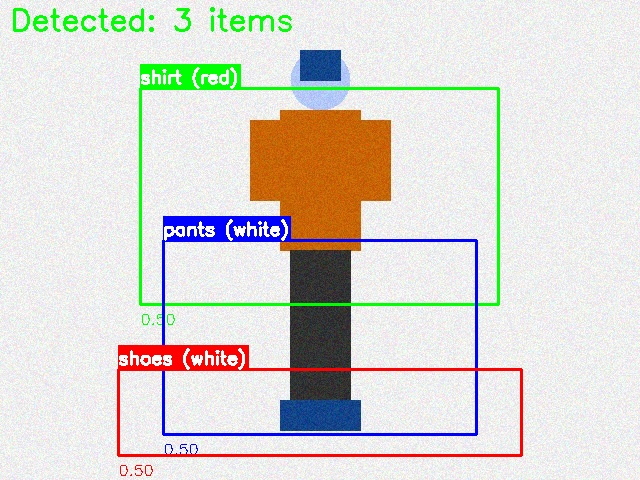
#> input picture improved_test_person_image.jpg, 640 x 480 px
$ python -i accurate_detection.py   (imports and definitions only)
#> lines starting #> are read from the running program, lines starting #| are printed output that depends on the picture; after the words box and inside, x2 and y2 are one past the last pixel; in counts of white or black regions, pixels touching at a corner belong together
#> further down, picture is the input picture: shape (480, 640, 3); mean B, G, R 211, 216.7, 219.2
"""
Accurate Fashion Detection System
Only detects clothing items on the person's body, not background objects
"""

import cv2
import numpy as np
import time
import logging
from typing import Dict, List, Tuple, Optional

# Configure logging
# [1 line not run here, left out]
logger = logging.getLogger(__name__)

class AccurateFashionDetector:
    """Accurate fashion detector that only identifies clothing on the person"""

    def __init__(self):
        # Initialize detection parameters
        self.min_confidence = 0.3
        self.nms_threshold = 0.3

        # Person detection parameters - use simple center tracking
        self.use_simple_tracking = True

        # Clothing detection regions (relative to person bounding box)
        # Adjusted to skip head/face area
        self.clothing_regions = {
            'shirt': {'y_ratio': (0.25, 0.55), 'x_ratio': (0.2, 0.8)},  # Chest/torso only
            'pants': {'y_ratio': (0.60, 0.85), 'x_ratio': (0.25, 0.75)},  # Waist to thighs
            'shoes': {'y_ratio': (0.90, 1.0), 'x_ratio': (0.15, 0.85)},  # Bottom only
        }

        # Color ranges for clothing detection (HSV)
        self.clothing_colors = {
            'shirt': {
                'grey': [(0, 0, 50), (180, 30, 150)],
                'white': [(0, 0, 150), (180, 30, 255)],
                'blue': [(100, 50, 50), (130, 255, 255)],
                'red': [(0, 50, 50), (10, 255, 255)],
                'green': [(40, 50, 50), (80, 255, 255)],
                'black': [(0, 0, 0), (180, 255, 50)],
            },
            'pants': {
                'blue': [(100, 50, 50), (130, 255, 255)],
                'black': [(0, 0, 0), (180, 255, 50)],
                'grey': [(0, 0, 50), (180, 30, 150)],
                'brown': [(10, 50, 50), (20, 255, 200)],
            },
            'shoes': {
                'black': [(0, 0, 0), (180, 255, 50)],
                'white': [(0, 0, 150), (180, 30, 255)],
                'brown': [(10, 50, 50), (20, 255, 200)],
                'blue': [(100, 50, 50), (130, 255, 255)],
            }
        }

        logger.info("Accurate Fashion Detector initialized")

    def detect_person_accurately(self, frame: np.ndarray) -> Optional[Tuple[int, int, int, int]]:
        """Detect person using simple edge detection for movement tracking"""
        height, width = frame.shape[:2]
#> height = 480; width = 640

        # Convert to grayscale
        gray = cv2.cvtColor(frame, cv2.COLOR_BGR2GRAY)
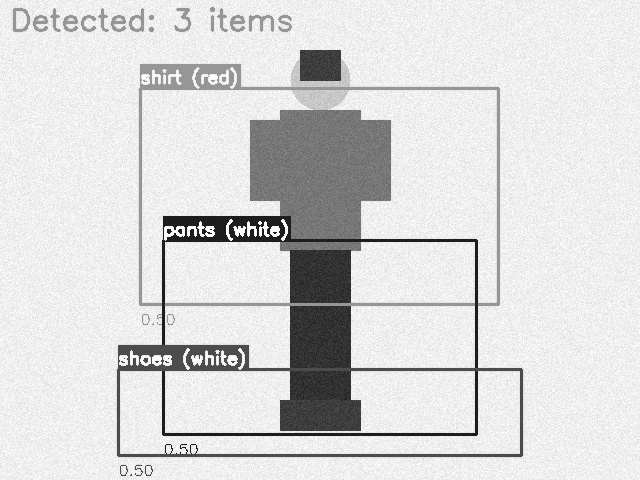
#> gray: shape (480, 640); min 22, max 255, mean 216.8

        # Apply Gaussian blur
        blurred = cv2.GaussianBlur(gray, (5, 5), 0)
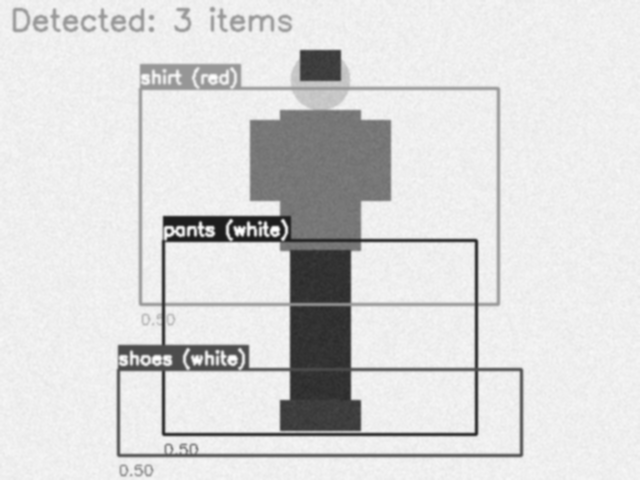
#> blurred: shape (480, 640); min 29, max 254, mean 216.8

        # Use Canny edge detection
        edges = cv2.Canny(blurred, 30, 100)
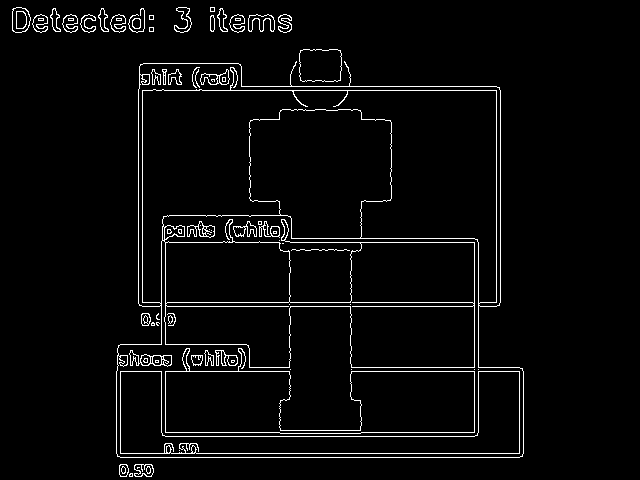
#> edges: shape (480, 640); 3.5% white in thin lines or dots, all inside (x1, y1, x2, y2) = (12, 7, 524, 477)

        # Dilate edges to connect them
        kernel = np.ones((15, 15), np.uint8)
        dilated = cv2.dilate(edges, kernel, iterations=2)
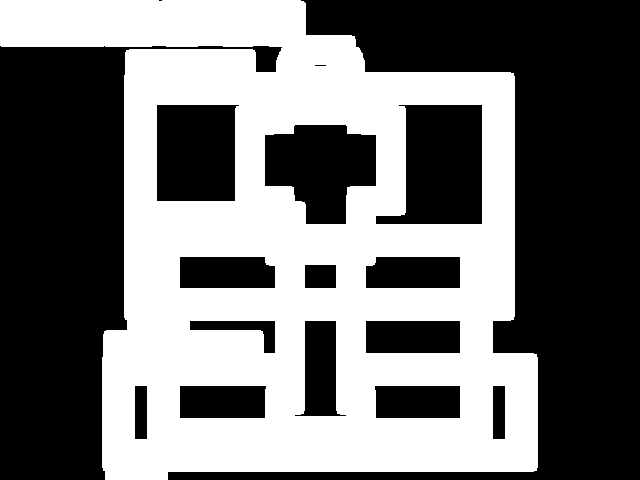
#> dilated: shape (480, 640); 44.7% white; 1 white region

        # Find contours
        contours, _ = cv2.findContours(dilated, cv2.RETR_EXTERNAL, cv2.CHAIN_APPROX_SIMPLE)
#> contours = 1 contour; box (x1, y1, x2, y2) and area: (0, 0, 538, 480) 180792

        if contours:
            # Get the largest contour
            largest = max(contours, key=cv2.contourArea)
#> largest = contour of 121 points, box (x1, y1, x2, y2) (0, 0, 538, 480), area 180792

            if cv2.contourArea(largest) > 20000:
                x, y, w, h = cv2.boundingRect(largest)
#> x = 0; y = 0; w = 538; h = 480

                # Add padding
                padding = 40
                x = max(0, x - padding)
                y = max(0, y - padding)
                w = min(width - x, w + 2 * padding)
#> w = 618
                h = min(height - y, h + 2 * padding)

                return (x, y, w, h)

        # Fallback to center if no detection
        margin_x = int(width * 0.2)
        return (margin_x, 0, width - 2 * margin_x, height)

    def extract_clothing_region(self, frame: np.ndarray, person_bbox: Tuple[int, int, int, int],
                              clothing_type: str) -> Optional[np.ndarray]:
        """Extract specific clothing region from person"""
        x, y, w, h = person_bbox
        region_info = self.clothing_regions.get(clothing_type)

        if not region_info:
            return None

        # Calculate region coordinates
        y_start = y + int(h * region_info['y_ratio'][0])
        y_end = y + int(h * region_info['y_ratio'][1])
        x_start = x + int(w * region_info['x_ratio'][0])
        x_end = x + int(w * region_info['x_ratio'][1])

        # Ensure valid coordinates
        y_start = max(0, y_start)
        y_end = min(frame.shape[0], y_end)
        x_start = max(0, x_start)
        x_end = min(frame.shape[1], x_end)

        if y_end <= y_start or x_end <= x_start:
            return None

        return frame[y_start:y_end, x_start:x_end]

    def analyze_clothing_color(self, region: np.ndarray, clothing_type: str) -> Optional[Dict]:
        """Analyze clothing region for color with improved accuracy"""
        if region is None or region.size == 0:
            return None

        # Resize region for consistent analysis
        if region.shape[0] < 20 or region.shape[1] < 20:
            return None

        # Convert to multiple color spaces for better detection
        hsv = cv2.cvtColor(region, cv2.COLOR_BGR2HSV)
        lab = cv2.cvtColor(region, cv2.COLOR_BGR2LAB)

        # Enhanced color detection with better ranges
        color_detectors = {
            'white': lambda: self._detect_white(hsv, lab),
            'black': lambda: self._detect_black(hsv, lab),
            'grey': lambda: self._detect_grey(hsv, lab),
            'blue': lambda: self._detect_blue(hsv),
            'red': lambda: self._detect_red(hsv),
            'green': lambda: self._detect_green(hsv),
            'brown': lambda: self._detect_brown(hsv),
            'yellow': lambda: self._detect_yellow(hsv),
            'purple': lambda: self._detect_purple(hsv),
            'orange': lambda: self._detect_orange(hsv),
            'pink': lambda: self._detect_pink(hsv),
        }

        best_color = None
        best_confidence = 0

        # Test each color
        for color_name, detector in color_detectors.items():
            try:
                confidence = detector()
                if confidence > best_confidence:
                    best_confidence = confidence
                    best_color = color_name
            except Exception as e:
                logger.debug(f"Error detecting {color_name}: {e}")
                continue

        # If we found ANY color with reasonable confidence, return it
        # Otherwise use simple dominant color fallback
        if best_color and best_confidence > self.min_confidence:
            return {
                'color': best_color,
                'confidence': best_confidence
            }
        elif best_color and best_confidence > 0.15:  # Lower fallback threshold
            return {
                'color': best_color,
                'confidence': best_confidence
            }
        else:
            # Always use simple dominant color detection
            avg_color_per_row = np.average(region, axis=0)
            avg_color = np.average(avg_color_per_row, axis=0)
            b, g, r = avg_color

            # Convert to HSV for better classification
            bgr_pixel = np.uint8([[[b, g, r]]])
            hsv_pixel = cv2.cvtColor(bgr_pixel, cv2.COLOR_BGR2HSV)[0][0]
            h, s, v = hsv_pixel

            # Classify based on HSV
            if s < 30:  # Low saturation = grayscale
                if v > 180:
                    fallback_color = 'white'
                elif v < 70:
                    fallback_color = 'black'
                else:
                    fallback_color = 'grey'
            elif h < 10 or h > 170:
                fallback_color = 'red'
            elif 10 <= h < 25:
                fallback_color = 'brown'
            elif 25 <= h < 40:
                fallback_color = 'yellow'
            elif 40 <= h < 80:
                fallback_color = 'green'
            elif 80 <= h < 130:
                fallback_color = 'blue'
            elif 130 <= h < 150:
                fallback_color = 'purple'
            elif 150 <= h < 170:
                fallback_color = 'pink'
            else:
                fallback_color = 'grey'

            return {
                'color': fallback_color,
                'confidence': 0.7
            }

    def _detect_white(self, hsv, lab):
        """Detect white clothing"""
        _, _, v = cv2.split(hsv)
        l, _, _ = cv2.split(lab)
        # White has high V and high L
        white_mask = cv2.bitwise_and(v > 180, l > 180)
        return cv2.countNonZero(white_mask) / (hsv.shape[0] * hsv.shape[1])

    def _detect_black(self, hsv, lab):
        """Detect black clothing"""
        _, _, v = cv2.split(hsv)
        l, _, _ = cv2.split(lab)
        # Black has low V and low L
        black_mask = cv2.bitwise_and(v < 70, l < 70)
        return cv2.countNonZero(black_mask) / (hsv.shape[0] * hsv.shape[1])

    def _detect_grey(self, hsv, lab):
        """Detect grey clothing"""
        _, s, v = cv2.split(hsv)
        # Grey has low saturation and medium value
        grey_mask = cv2.bitwise_and(s < 40, cv2.bitwise_and(v > 70, v < 180))
        return cv2.countNonZero(grey_mask) / (hsv.shape[0] * hsv.shape[1])

    def _detect_blue(self, hsv):
        """Detect blue clothing"""
        h, s, v = cv2.split(hsv)
        # Blue hue range: 100-130
        blue_mask = cv2.bitwise_and(cv2.bitwise_and(h > 100, h < 130), s > 50)
        return cv2.countNonZero(blue_mask) / (hsv.shape[0] * hsv.shape[1])

    def _detect_red(self, hsv):
        """Detect red clothing"""
        h, s, v = cv2.split(hsv)
        # Red wraps around: 0-10 and 170-180
        red_mask1 = cv2.bitwise_and(cv2.bitwise_and(h < 10, s > 50), v > 50)
        red_mask2 = cv2.bitwise_and(cv2.bitwise_and(h > 170, s > 50), v > 50)
        red_mask = cv2.bitwise_or(red_mask1, red_mask2)
        return cv2.countNonZero(red_mask) / (hsv.shape[0] * hsv.shape[1])

    def _detect_green(self, hsv):
        """Detect green clothing"""
        h, s, v = cv2.split(hsv)
        # Green hue range: 40-80
        green_mask = cv2.bitwise_and(cv2.bitwise_and(h > 40, h < 80), s > 50)
        return cv2.countNonZero(green_mask) / (hsv.shape[0] * hsv.shape[1])

    def _detect_brown(self, hsv):
        """Detect brown clothing"""
        h, s, v = cv2.split(hsv)
        # Brown: hue 10-20, moderate saturation, low-medium value
        brown_mask = cv2.bitwise_and(cv2.bitwise_and(h > 10, h < 25),
                                     cv2.bitwise_and(s > 40, v < 180))
        return cv2.countNonZero(brown_mask) / (hsv.shape[0] * hsv.shape[1])

    def _detect_yellow(self, hsv):
        """Detect yellow clothing"""
        h, s, v = cv2.split(hsv)
        # Yellow hue range: 25-35
        yellow_mask = cv2.bitwise_and(cv2.bitwise_and(h > 25, h < 35), s > 100)
        return cv2.countNonZero(yellow_mask) / (hsv.shape[0] * hsv.shape[1])

    def _detect_purple(self, hsv):
        """Detect purple clothing"""
        h, s, v = cv2.split(hsv)
        # Purple hue range: 130-160
        purple_mask = cv2.bitwise_and(cv2.bitwise_and(h > 130, h < 160), s > 50)
        return cv2.countNonZero(purple_mask) / (hsv.shape[0] * hsv.shape[1])

    def _detect_orange(self, hsv):
        """Detect orange clothing"""
        h, s, v = cv2.split(hsv)
        # Orange hue range: 10-25
        orange_mask = cv2.bitwise_and(cv2.bitwise_and(h > 10, h < 25), s > 100)
        return cv2.countNonZero(orange_mask) / (hsv.shape[0] * hsv.shape[1])

    def _detect_pink(self, hsv):
        """Detect pink clothing"""
        h, s, v = cv2.split(hsv)
        # Pink: low saturation red or magenta hue
        pink_mask1 = cv2.bitwise_and(cv2.bitwise_and(h < 10, s > 30), v > 150)
        pink_mask2 = cv2.bitwise_and(cv2.bitwise_and(h > 160, s > 30), v > 150)
        pink_mask = cv2.bitwise_or(pink_mask1, pink_mask2)
        return cv2.countNonZero(pink_mask) / (hsv.shape[0] * hsv.shape[1])

    def detect_clothing_on_person(self, frame: np.ndarray) -> List[Dict]:
        """Detect clothing items only on the person"""
        detections = []

        # First, detect the person accurately
        person_bbox = self.detect_person_accurately(frame)
#> person_bbox = (0, 0, 618, 480)

        if person_bbox is None:
            logger.warning("No person detected in frame")
            return detections

        logger.info(f"Person detected at bbox: {person_bbox}")

        # Detect clothing items within the person region only
        for clothing_type in self.clothing_regions.keys():
            # Extract clothing region
            clothing_region = self.extract_clothing_region(frame, person_bbox, clothing_type)

            if clothing_region is not None:
                logger.debug(f"Analyzing {clothing_type} region: {clothing_region.shape}")
                # Analyze color
                color_analysis = self.analyze_clothing_color(clothing_region, clothing_type)

                if color_analysis:
                    logger.info(f"Detected {clothing_type}: {color_analysis['color']} ({color_analysis['confidence']:.2f})")
                    # Calculate bounding box in frame coordinates
                    x, y, w, h = person_bbox
                    region_info = self.clothing_regions[clothing_type]

                    bbox_x = x + int(w * region_info['x_ratio'][0])
                    bbox_y = y + int(h * region_info['y_ratio'][0])
                    bbox_w = int(w * (region_info['x_ratio'][1] - region_info['x_ratio'][0]))
                    bbox_h = int(h * (region_info['y_ratio'][1] - region_info['y_ratio'][0]))

                    detections.append({
                        'category': clothing_type,
                        'confidence': color_analysis['confidence'],
                        'color': color_analysis['color'],
                        'bbox': (bbox_x, bbox_y, bbox_w, bbox_h)
                    })
#> this loop made 3 passes
#> (y_start in extract_clothing_region, y_end in extract_clothing_region, x_start in extract_clothing_region, x_end in extract_clothing_region, b in analyze_clothing_color, g in analyze_clothing_color, r in analyze_clothing_color, bgr_pixel in analyze_clothing_color) on passes 1 to 3: (120, 264, 123, 494, 169.1, 183.5, 209.3, [[169, 183, 209]]), (288, 408, 154, 463, 182.4, 186, 194, [[182, 186, 193]]), (432, 480, 92, 525, 221.1, 211.1, 226.3, [[221, 211, 226]])
#> pass 1, in detect_clothing_on_person, `clothing_region = self.extract_clothing_region(frame, person_bbox, clo..`:
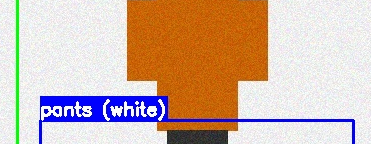
#> clothing_region: shape (144, 371, 3); mean B, G, R 169.1, 183.5, 209.3
#> pass 1, in _detect_white, `_, _, v = cv2.split(hsv)`:
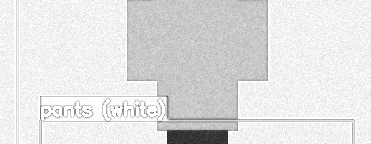
#> v: shape (144, 371); min 32, max 255, mean 225.6
#> after the loop:
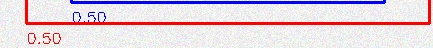
#> clothing_region: shape (48, 433, 3); mean B, G, R 221.1, 211.1, 226.3
#> after the loop, detections = 3 items

        return detections

    # [41 lines left out: function draw_clothing_detections, not called in this run]

>>> import cv2
>>> picture = cv2.imread('improved_test_person_image.jpg')
>>> result = AccurateFashionDetector().detect_clothing_on_person(picture)
#> result = 3 items
